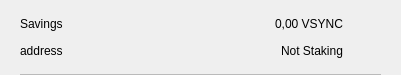
<?xml version="1.0" encoding="UTF-8"?>
<ui version="4.0">
 <class>CSRow</class>
 <widget class="QWidget" name="CSRow">
  <property name="geometry">
   <rect>
    <x>0</x>
    <y>0</y>
    <width>401</width>
    <height>75</height>
   </rect>
  </property>
  <property name="windowTitle">
   <string>Form</string>
  </property>
  <layout class="QVBoxLayout" name="verticalLayout">
   <property name="spacing">
    <number>0</number>
   </property>
   <property name="leftMargin">
    <number>20</number>
   </property>
   <property name="topMargin">
    <number>10</number>
   </property>
   <property name="rightMargin">
    <number>20</number>
   </property>
   <property name="bottomMargin">
    <number>0</number>
   </property>
   <item>
    <widget class="QWidget" name="info" native="true">
     <property name="minimumSize">
      <size>
       <width>0</width>
       <height>0</height>
      </size>
     </property>
     <layout class="QHBoxLayout" name="horizontalLayout_3">
      <property name="leftMargin">
       <number>0</number>
      </property>
      <property name="topMargin">
       <number>0</number>
      </property>
      <property name="rightMargin">
       <number>0</number>
      </property>
      <property name="bottomMargin">
       <number>10</number>
      </property>
      <item>
       <widget class="QWidget" name="container" native="true">
        <property name="minimumSize">
         <size>
          <width>0</width>
          <height>0</height>
         </size>
        </property>
        <layout class="QVBoxLayout" name="verticalLayout_2">
         <property name="spacing">
          <number>0</number>
         </property>
         <property name="leftMargin">
          <number>0</number>
         </property>
         <property name="topMargin">
          <number>0</number>
         </property>
         <property name="rightMargin">
          <number>0</number>
         </property>
         <property name="bottomMargin">
          <number>0</number>
         </property>
         <item>
          <layout class="QHBoxLayout" name="horizontalLayout">
           <item>
            <widget class="QLabel" name="labelName">
             <property name="toolTip">
              <string notr="true"/>
             </property>
             <property name="text">
              <string>Savings</string>
             </property>
            </widget>
           </item>
           <item>
            <spacer name="horizontalSpacer">
             <property name="orientation">
              <enum>Qt::Horizontal</enum>
             </property>
             <property name="sizeHint" stdset="0">
              <size>
               <width>40</width>
               <height>20</height>
              </size>
             </property>
            </spacer>
           </item>
           <item>
            <widget class="QLabel" name="labelAmount">
             <property name="text">
              <string>0,00 VSYNC</string>
             </property>
            </widget>
           </item>
          </layout>
         </item>
         <item>
          <layout class="QHBoxLayout" name="horizontalLayout_2">
           <item>
            <widget class="QLabel" name="labelAddress">
             <property name="toolTip">
              <string notr="true"/>
             </property>
             <property name="text">
              <string>address</string>
             </property>
            </widget>
           </item>
           <item>
            <spacer name="horizontalSpacer_2">
             <property name="orientation">
              <enum>Qt::Horizontal</enum>
             </property>
             <property name="sizeHint" stdset="0">
              <size>
               <width>40</width>
               <height>20</height>
              </size>
             </property>
            </spacer>
           </item>
           <item>
            <widget class="QLabel" name="labelStaking">
             <property name="text">
              <string>Not Staking</string>
             </property>
            </widget>
           </item>
          </layout>
         </item>
        </layout>
       </widget>
      </item>
      <item alignment="Qt::AlignHCenter|Qt::AlignVCenter">
       <widget class="QPushButton" name="pushButtonMenu">
        <property name="minimumSize">
         <size>
          <width>24</width>
          <height>24</height>
         </size>
        </property>
        <property name="maximumSize">
         <size>
          <width>32</width>
          <height>32</height>
         </size>
        </property>
        <property name="focusPolicy">
         <enum>Qt::NoFocus</enum>
        </property>
        <property name="styleSheet">
         <string notr="true">border:none; background-color:transparent;</string>
        </property>
        <property name="text">
         <string/>
        </property>
        <property name="icon">
         <iconset>
          <normaloff>://ic-menu-hover</normaloff>://ic-menu-hover</iconset>
        </property>
        <property name="iconSize">
         <size>
          <width>24</width>
          <height>24</height>
         </size>
        </property>
       </widget>
      </item>
     </layout>
    </widget>
   </item>
   <item>
    <widget class="QLabel" name="lblDivisory">
     <property name="minimumSize">
      <size>
       <width>0</width>
       <height>1</height>
      </size>
     </property>
     <property name="maximumSize">
      <size>
       <width>16777215</width>
       <height>1</height>
      </size>
     </property>
     <property name="styleSheet">
      <string notr="true">background-color:#bababa;</string>
     </property>
     <property name="text">
      <string/>
     </property>
     <property name="alignment">
      <set>Qt::AlignBottom|Qt::AlignLeading|Qt::AlignLeft</set>
     </property>
    </widget>
   </item>
  </layout>
 </widget>
 <resources/>
 <connections/>
</ui>
